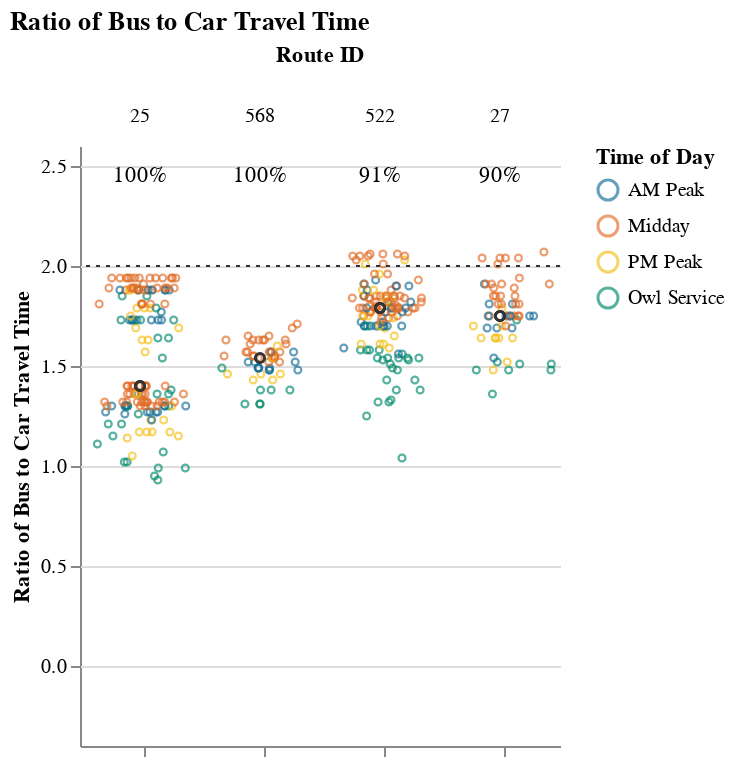
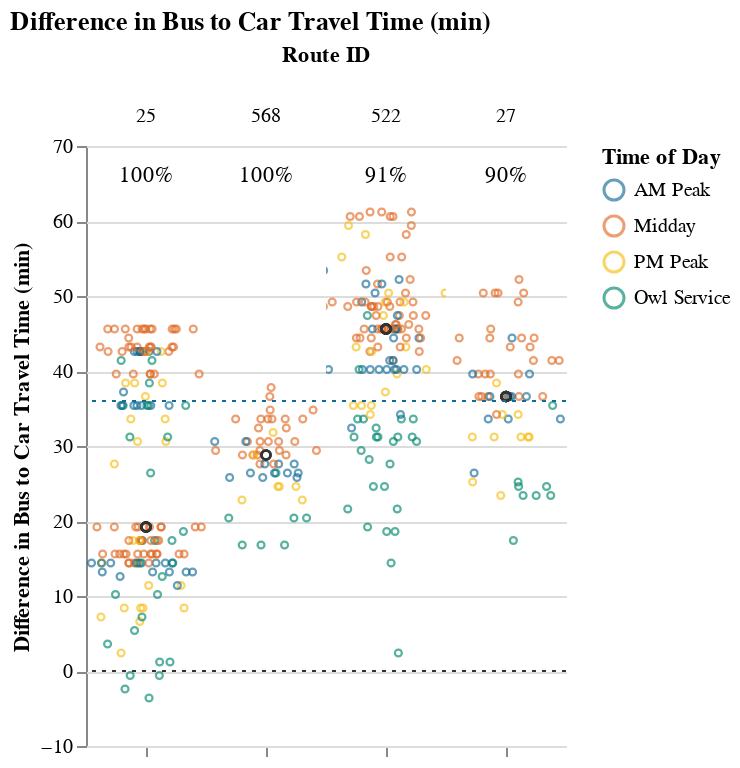

These figures' notebook cell, in order:
### Markdown cell above
### Long Routes (> 1.5 hrs)

### Code cell
route_group = "long"
try:
    subset_routes, mult, diff  = setup_charts(df, PCT_COMPETITIVE_THRESHOLD, route_group)
    if len(subset_routes) > 0:
        display(
            Markdown(
                f"{CAPTIONS_DICT[route_group]}"
                "Within each route group, routes are sorted in descending order "
                "by % competitive trips and # trips below the additional time cut-off."
            )
        )

        display(mult)
        display(diff)
except:
    print("No routes meet this criteria.")

### Figure 1 — Vega-Lite specification as saved in the notebook (floating-point values rounded to 4 significant figures; data arrays with more than 128 entries replaced by an {"elided": "..."} marker saying what was removed)
{"config": {"view": {"continuousWidth": 400, "continuousHeight": 300, "stroke": null}, "facet": {"spacing": 0}}, "data": {"name": "data-1b72d0c82d8329ebac41e3c6aff28179"}, "facet": {"column": {"field": "route_id", "sort": ["25", "568", "522", "27"], "title": "Route ID", "type": "nominal"}}, "spec": {"layer": [{"mark": {"type": "point", "opacity": 0.65, "size": 12, "strokeWidth": 1.1}, "encoding": {"color": {"field": "time_of_day", "scale": {"range": ["#136C97", "#E16B26", "#F6BF16", "#00896B", "#7790A3", "#5B559C"]}, "sort": ["AM Peak", "Midday", "PM Peak", "Owl Service"], "title": "Time of Day", "type": "nominal"}, "tooltip": [{"field": "route_id", "type": "nominal"}, {"field": "trip_id", "type": "nominal"}, {"field": "service_hours", "type": "quantitative"}, {"field": "car_duration_hours", "type": "quantitative"}, {"field": "bus_multiplier", "type": "quantitative"}, {"field": "bus_difference", "type": "quantitative"}, {"field": "num_trips", "type": "quantitative"}, {"field": "num_competitive", "type": "quantitative"}, {"field": "pct_trips_competitive", "type": "quantitative"}, {"field": "p25", "type": "quantitative"}, {"field": "p50", "type": "quantitative"}, {"field": "p75", "type": "quantitative"}], "x": {"axis": {"grid": false, "labels": false, "ticks": true, "values": [0]}, "field": "jitter", "scale": {}, "title": null, "type": "quantitative"}, "y": {"field": "bus_multiplier", "scale": {"domain": [-0.25, 2.5]}, "title": "Ratio of Bus to Car Travel Time", "type": "quantitative"}}, "selection": {"selector005": {"type": "interval", "bind": "scales", "encodings": ["x", "y"]}}, "transform": [{"calculate": "sqrt(-2*log(random()))*cos(2*PI*random())", "as": "jitter"}], "width": 60}, {"layer": [{"mark": {"type": "point", "opacity": 0.6, "size": 20, "strokeWidth": 1.3}, "encoding": {"color": {"value": "#323434"}, "y": {"field": "bus_multiplier", "type": "quantitative"}}, "transform": [{"filter": "(datum.p50_trip === 1)"}]}, {"mark": {"type": "rule", "strokeDash": [2, 3]}, "encoding": {"color": {"value": "#323434"}, "y": {"field": "cutoff", "type": "quantitative"}}}, {"mark": {"type": "text", "align": "center", "baseline": "middle"}, "encoding": {"color": {"value": "black"}, "text": {"field": "pct_trips_competitive", "format": ".0%", "type": "quantitative"}, "tooltip": [{"field": "route_id", "type": "nominal"}, {"field": "trip_id", "type": "nominal"}, {"field": "service_hours", "type": "quantitative"}, {"field": "car_duration_hours", "type": "quantitative"}, {"field": "bus_multiplier", "type": "quantitative"}, {"field": "bus_difference", "type": "quantitative"}, {"field": "num_trips", "type": "quantitative"}, {"field": "num_competitive", "type": "quantitative"}, {"field": "pct_trips_competitive", "type": "quantitative"}, {"field": "p25", "type": "quantitative"}, {"field": "p50", "type": "quantitative"}, {"field": "p75", "type": "quantitative"}], "x": {"value": 30}, "y": {"value": 15}}, "transform": [{"calculate": "sqrt(-2*log(random()))*cos(2*PI*random())", "as": "jitter"}, {"filter": "(datum.fastest_trip === 1)"}]}]}]}, "resolve": {"scale": {"y": "shared"}}, "title": "Ratio of Bus to Car Travel Time", "$schema": "https://vega.github.io/schema/vega-lite/v4.17.0.json", "datasets": {"data-1b72d0c82d8329ebac41e3c6aff28179": {"elided": "390 records"}}}

### Figure 2 — Vega-Lite specification as saved in the notebook (floating-point values rounded to 4 significant figures; data arrays with more than 128 entries replaced by an {"elided": "..."} marker saying what was removed)
{"config": {"view": {"continuousWidth": 400, "continuousHeight": 300, "stroke": null}, "facet": {"spacing": 0}}, "data": {"name": "data-9f45a4bf3e3332d212cf652a4daf6dd4"}, "facet": {"column": {"field": "route_id", "sort": ["25", "568", "522", "27"], "title": "Route ID", "type": "nominal"}}, "spec": {"layer": [{"mark": {"type": "point", "opacity": 0.65, "size": 12, "strokeWidth": 1.1}, "encoding": {"color": {"field": "time_of_day", "scale": {"range": ["#136C97", "#E16B26", "#F6BF16", "#00896B", "#7790A3", "#5B559C"]}, "sort": ["AM Peak", "Midday", "PM Peak", "Owl Service"], "title": "Time of Day", "type": "nominal"}, "tooltip": [{"field": "route_id", "type": "nominal"}, {"field": "trip_id", "type": "nominal"}, {"field": "service_hours", "type": "quantitative"}, {"field": "car_duration_hours", "type": "quantitative"}, {"field": "bus_multiplier", "type": "quantitative"}, {"field": "bus_difference", "type": "quantitative"}, {"field": "num_trips", "type": "quantitative"}, {"field": "num_competitive", "type": "quantitative"}, {"field": "pct_trips_competitive", "type": "quantitative"}, {"field": "p25", "type": "quantitative"}, {"field": "p50", "type": "quantitative"}, {"field": "p75", "type": "quantitative"}], "x": {"axis": {"grid": false, "labels": false, "ticks": true, "values": [0]}, "field": "jitter", "scale": {}, "title": null, "type": "quantitative"}, "y": {"field": "bus_difference", "scale": {"domain": [-7.8, 61.2]}, "title": "Difference in Bus to Car Travel Time (min)", "type": "quantitative"}}, "selection": {"selector006": {"type": "interval", "bind": "scales", "encodings": ["x", "y"]}}, "transform": [{"calculate": "sqrt(-2*log(random()))*cos(2*PI*random())", "as": "jitter"}], "width": 60}, {"layer": [{"mark": {"type": "point", "opacity": 0.6, "size": 20, "strokeWidth": 1.3}, "encoding": {"color": {"value": "#323434"}, "y": {"field": "bus_difference", "type": "quantitative"}}, "transform": [{"filter": "(datum.p50_trip === 1)"}]}, {"mark": {"type": "rule", "strokeDash": [2, 3]}, "encoding": {"color": {"value": "#323434"}, "y": {"field": "cutoff", "type": "quantitative"}}}, {"mark": {"type": "rule", "strokeDash": [2, 3]}, "encoding": {"color": {"value": "#136C97"}, "y": {"field": "cutoff2", "type": "quantitative"}}}, {"mark": {"type": "text", "align": "center", "baseline": "middle"}, "encoding": {"color": {"value": "black"}, "text": {"field": "pct_trips_competitive", "format": ".0%", "type": "quantitative"}, "tooltip": [{"field": "route_id", "type": "nominal"}, {"field": "trip_id", "type": "nominal"}, {"field": "service_hours", "type": "quantitative"}, {"field": "car_duration_hours", "type": "quantitative"}, {"field": "bus_multiplier", "type": "quantitative"}, {"field": "bus_difference", "type": "quantitative"}, {"field": "num_trips", "type": "quantitative"}, {"field": "num_competitive", "type": "quantitative"}, {"field": "pct_trips_competitive", "type": "quantitative"}, {"field": "p25", "type": "quantitative"}, {"field": "p50", "type": "quantitative"}, {"field": "p75", "type": "quantitative"}], "x": {"value": 30}, "y": {"value": 15}}, "transform": [{"calculate": "sqrt(-2*log(random()))*cos(2*PI*random())", "as": "jitter"}, {"filter": "(datum.fastest_trip === 1)"}]}]}]}, "resolve": {"scale": {"y": "shared"}}, "title": "Difference in Bus to Car Travel Time (min)", "$schema": "https://vega.github.io/schema/vega-lite/v4.17.0.json", "datasets": {"data-9f45a4bf3e3332d212cf652a4daf6dd4": {"elided": "390 records"}}}
